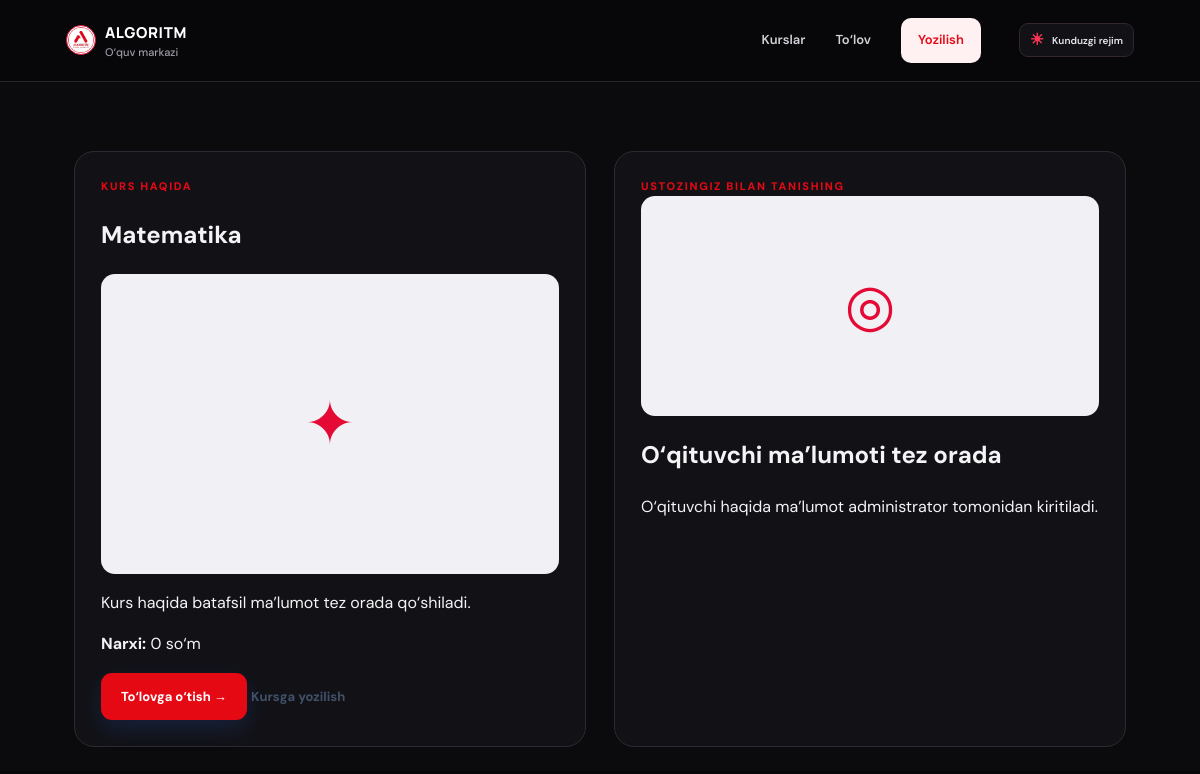
The app's page /course.php?id=2 with its own data.
### tables this page shows
CREATE TABLE IF NOT EXISTS courses (
  id INT UNSIGNED AUTO_INCREMENT PRIMARY KEY,
  name VARCHAR(120) NOT NULL,
  price DECIMAL(12,2) NOT NULL DEFAULT 0,
  duration VARCHAR(100) DEFAULT NULL,
  description TEXT DEFAULT NULL,
  teacher_name VARCHAR(120) DEFAULT NULL,
  teacher_bio TEXT DEFAULT NULL,
  image_path VARCHAR(255) DEFAULT NULL,
  teacher_image VARCHAR(255) DEFAULT NULL,
  is_active TINYINT(1) NOT NULL DEFAULT 1,
  created_at TIMESTAMP DEFAULT CURRENT_TIMESTAMP
);

### course.php (the view, shortened to what this page needs)
<?php
require_once __DIR__.'/config/db.php';
$id=(int)($_GET['id']??0); $course=null;
if($pdo){$q=$pdo->prepare('SELECT * FROM courses WHERE id=? AND is_active=1');$q->execute([$id]);$course=$q->fetch();}
function h($v){return htmlspecialchars((string)$v,ENT_QUOTES,'UTF-8');}
?><!doctype html><html lang="uz"><head><meta charset="utf-8"><meta name="viewport" content="width=device-width,initial-scale=1"><title><?= $course?h($course['name']).' — Algoritm':'Kurs topilmadi' ?></title><link rel="stylesheet" href="assets/css/style.css?v=8"></head><body><header class="site-header"><a class="brand" href="index.php"><img class="brand-logo" src="assets/images/algoritm-logo.jpeg" alt="Algoritm"><span>ALGORITM<small>O‘quv markazi</small></span></a><nav><a href="index.php#kurslar">Kurslar</a><a href="payment.php">To‘lov</a><a class="nav-cta" href="index.php#royxat">Yozilish</a></nav></header><?php if($course): ?><main class="course-detail"><section class="detail-panel"><span class="eyebrow">KURS HAQIDA</span><h1><?=h($course['name'])?></h1><?php if(!empty($course['image_path'])):?><img class="detail-image" src="<?=h($course['image_path'])?>" alt="<?=h($course['name'])?>"><?php else:?><div class="detail-image" style="display:grid;place-items:center;font-size:60px;color:#e50935">✦</div><?php endif;?><p><?=nl2br(h($course['description']?:'Kurs haqida batafsil ma’lumot tez orada qo‘shiladi.'))?></p><p><b>Narxi:</b> <?=number_format((float)$course['price'],0,'.',' ')?> so‘m</p><a class="button primary" href="payment.php?course_id=<?=(int)$course['id']?>">To‘lovga o‘tish →</a> <a class="text-link" href="index.php#royxat">Kursga yozilish</a></section><section class="detail-panel"><span class="eyebrow">USTOZINGIZ BILAN TANISHING</span><?php if(!empty($course['teacher_image'])):?><img class="detail-image" style="height:220px" src="<?=h($course['teacher_image'])?>" alt="<?=h($course['teacher_name'])?>"><?php else:?><div class="detail-image" style="height:220px;display:grid;place-items:center;font-size:58px;color:#e50935">◎</div><?php endif;?><h2><?=h($course['teacher_name']?:'O‘qituvchi ma’lumoti tez orada')?></h2><p><?=nl2br(h($course['teacher_bio']?:'O‘qituvchi haqida ma’lumot administrator tomonidan kiritiladi.'))?></p></section></main><?php else:?><main class="pay-wrap"><h1>Kurs topilmadi</h1><a href="index.php#kurslar">Kurslarga qaytish</a></main><?php endif;?><script src="assets/js/app.js"></script><script src="assets/js/theme.js?v=8"></script></body></html>

### records on screen
courses: name "Matematika", description "Kurs haqida batafsil ma’lumot tez orada qo‘shiladi.", price "0", teacher_name "O‘qituvchi ma’lumoti tez orada", teacher_bio "O‘qituvchi haqida ma’lumot administrator tomonidan kiritiladi."
